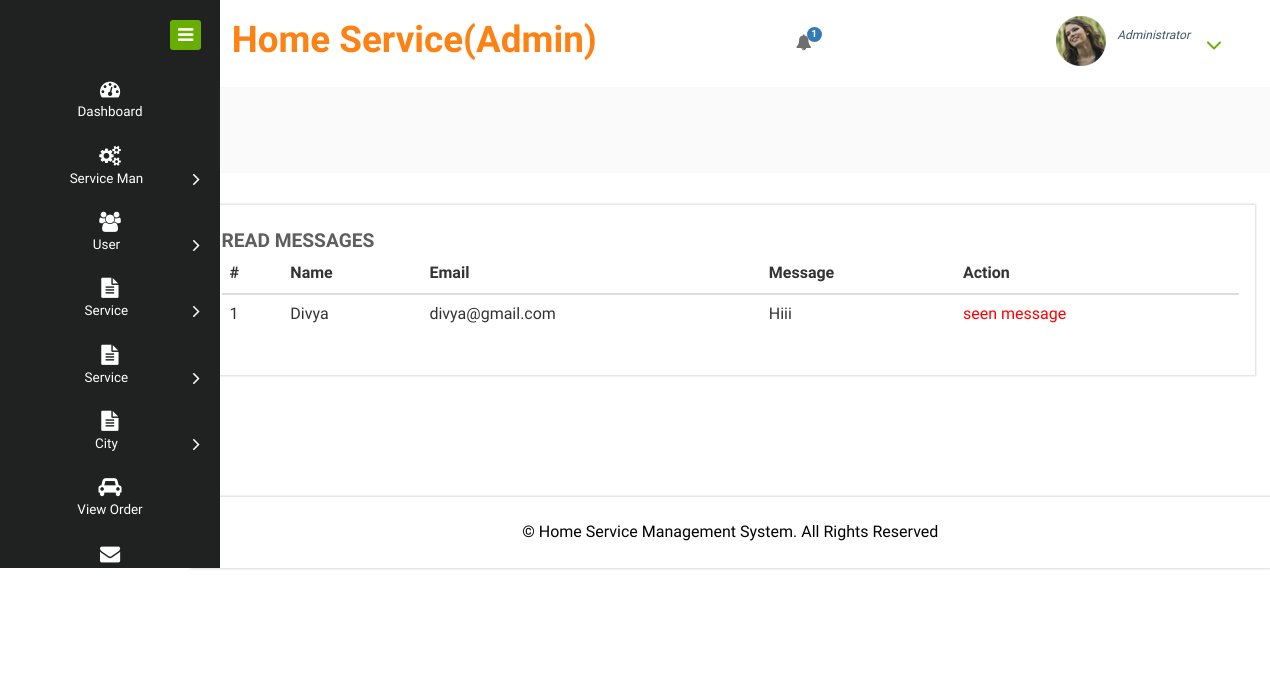
/read_message, run on the app's committed database.
### home_service/models.py (models this page shows, shortened)
class Contact(models.Model):
    status = models.ForeignKey(Status,on_delete=models.CASCADE,null=True)
    name = models.CharField(max_length=100, null=True)
    message1 = models.CharField(max_length=200, null=True)
    email = models.EmailField(null=True)

### home_service/views.py (the view)
# urls.py: path('read_message',read_message,name="read_message"),
def read_message(request):
    dic = notification()
    sta = Status.objects.get(status='read')
    pro1 = Contact.objects.filter(status=sta)
    d = {'ser':pro1,'new': dic['new'], 'count': dic['count']}
    return render(request,'read_message.html',d)

### home_service/views.py (called while the page is built)
def notification():
    status = Status.objects.get(status='pending')
    new = Service_Man.objects.filter(status=status)
    count=0
    for i in new:
        count+=1
    d = {'count':count,'new':new}
    return d

### home_service/templates/read_message.html
{% extends 'admin_navigation.html' %}
{% load static %}{% block body %}
<div class="chit-chat-layer1">
	<div class="col-md-12 chit-chat-layer1-left">
               <div class="work-progres">
                            <div class="chit-chat-heading">
                                  Read Messages
                            </div>
                            <div class="table-responsive">
                                <table class="table table-hover">
                                  <thead>
                                    <tr>
                                      <th>#</th>
                                      <th>Name</th>
                                      <th>Email</th>
                                      <th>Message</th>
                                      <th>Action</th>
                                  </tr>
                              </thead>
                              <tbody>
                              {% for i in ser %}
                                <tr>
                                  <td>{{forloop.counter}}</td>
                                  <td>{{i.name}}</td>
                                  <td>{{i.email}}</td>
                                  <td>{{i.message1}}</td>
                                  <td style="color:red">seen message</td>
                              </tr>
                              {% endfor %}
                          </tbody>
                      </table>
                  </div>
             </div>
      </div>
</div>
{% endblock %}

### data on the page
Contact: name "Divya", email "divya@gmail.com", message1 "Hiii"

### other printed values
{{ count }} "1"
